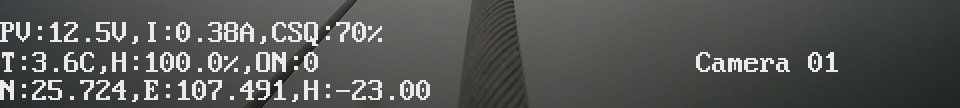
#> input picture Ice_Thickness_Estimation/data/location/images/1.jpg, 1920 x 216 px (shown at 1/2 size); its folder holds 4 pictures in this run
$ python get_train_data.py
#> lines starting #> are read from the running program, lines starting #| are printed output that depends on the picture
# 获取训练需要的图片和标签，将坐标转换成比例(即转换成训练需要的格式)

import os
import cv2
input_width = 240
input_height = 27
label_dir = './data/location/labels'
img_dir = './data/location/images'
save_label_dir = './data/location/train_labels'
save_img_dir = "./data/location/train_images"
ratio = 1920 // input_width


def get_train_images():
    for file in os.listdir(img_dir):
        f = os.path.join(img_dir, file)
        img = cv2.imread(f)
#> img is the input picture: shape (216, 1920, 3); mean B, G, R 84.2, 86.2, 84.8
        new_img = cv2.resize(img, (input_width, input_height))
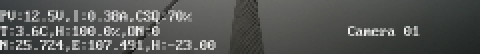
#> new_img: shape (27, 240, 3) (shown 2 times larger); mean B, G, R 84.4, 86.4, 85
        cv2.imwrite(os.path.join(save_img_dir, file), new_img)
#> pass 2 of the loop in get_train_images, `for file in os.listdir(img_dir):`:
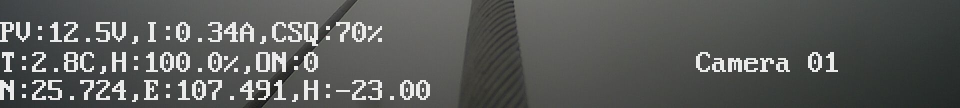
#> input picture Ice_Thickness_Estimation/data/location/images/2.jpg, 1920 x 216 px (shown at 1/2 size)
#> in get_train_images, img is the input picture: shape (216, 1920, 3); mean B, G, R 88.4, 90.3, 88.8
#> in get_train_images, `new_img = cv2.resize(img, (input_width, input_height))`:
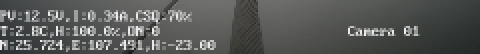
#> new_img: shape (27, 240, 3) (shown 2 times larger); mean B, G, R 88.6, 90.5, 89
#> pass 3 of the loop in get_train_images, `for file in os.listdir(img_dir):`:
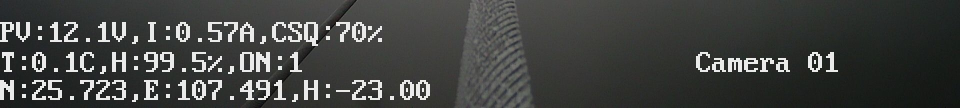
#> input picture Ice_Thickness_Estimation/data/location/images/3.jpg, 1920 x 216 px (shown at 1/2 size)
#> in get_train_images, img is the input picture: shape (216, 1920, 3); mean B, G, R 64.4, 66.6, 64.9
#> in get_train_images, `new_img = cv2.resize(img, (input_width, input_height))`:
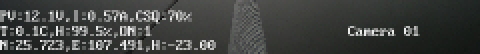
#> new_img: shape (27, 240, 3) (shown 2 times larger); mean B, G, R 64.7, 66.8, 65.1
#> the loop made 4 passes; the first 3 are shown


def get_train_labels():
#> (the run stopped early here; a loop or call above may not have finished)
